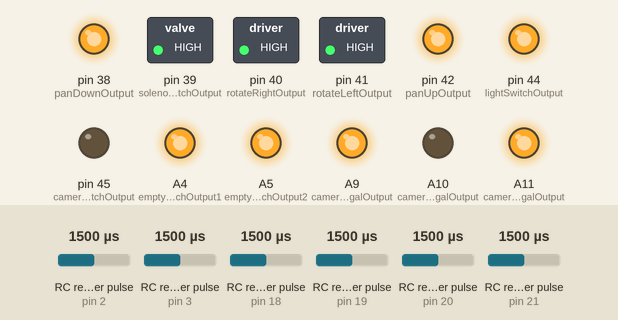
Simulated run of this sketch. Board: Arduino Mega 2560, built with avr-gcc and run on an emulated ATmega2560. On the bench: switched loads named in the sketch (green lamp = pin HIGH), output pins drawn as LEDs (lit = HIGH). Wiring (inferred from the names in the program): 6 × RC receiver channel: data pin 2 / data pin 3 / data pin 18 / data pin 19 / data pin 20 / data pin 21. Inputs (shaded band) come from the test bench; at power-on: RC receiver pulse (sensors on pin 19, pin 3, pin 20, pin 2, pin 18, pin 21) 1500 µs. Pins used as bus, display or sensor lines are not drawn.

Above: at 1.2 s.
1.3 s: RC receiver pulse (sensor on pin 19) set to 1210 µs
2.8 s: RC receiver pulse (sensor on pin 19) set to 1182 µs
At 3.8 s:
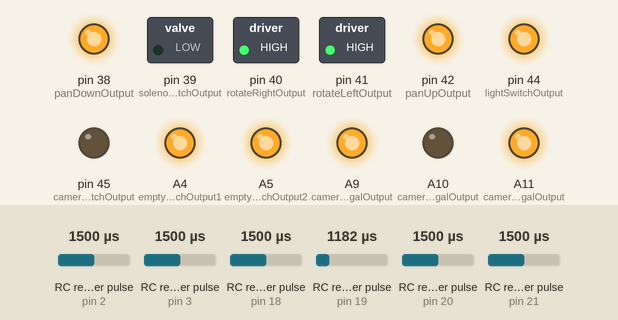
4.4 s: RC receiver pulse (sensor on pin 19) set to 1980 µs
At 5.1 s:
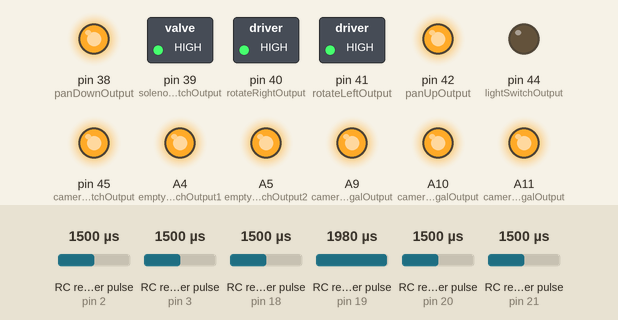
6.0 s: RC receiver pulse (sensor on pin 3) set to 1492 µs
At 7.0 s:
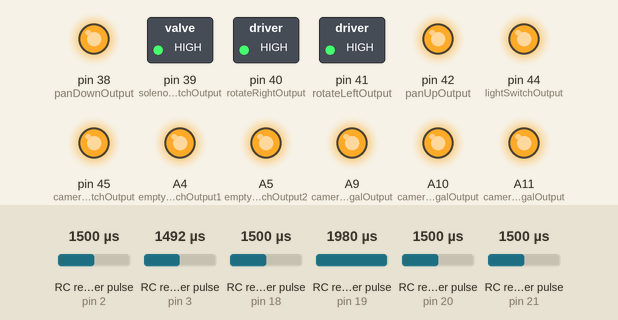
7.6 s: RC receiver pulse (sensor on pin 20) set to 1464 µs
9.1 s: RC receiver pulse (sensor on pin 20) set to 1441 µs
At 10.6 s:
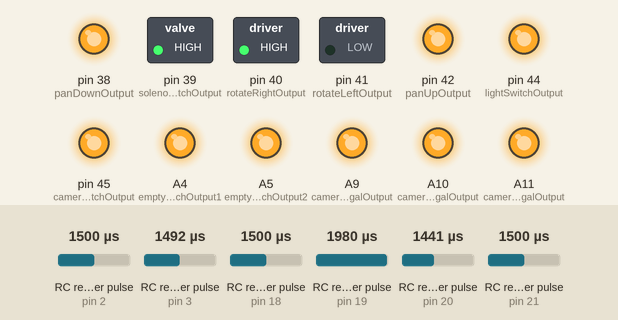
Timing chart, 0 to 11.6 s (numbered marks = the images above; inputs shaded):
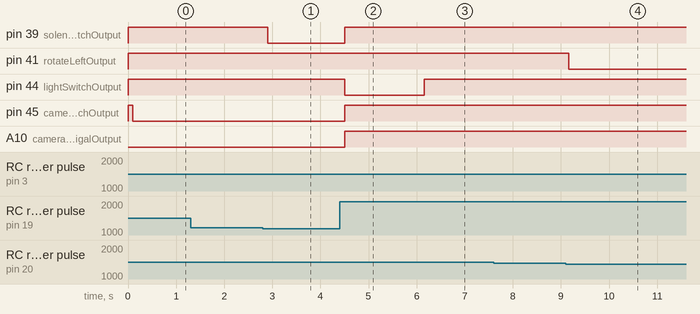

Measured:
- the behaviour switches between 1196 and 1195 µs on RC receiver pulse (sensor on pin 19) (found by bisection; images 0 and 1)
- the behaviour switches between 1500 and 1499 µs on RC receiver pulse (sensor on pin 3) (found by bisection; images 2 and 3)
- the behaviour switches between 1448 and 1447 µs on RC receiver pulse (sensor on pin 20) (found by bisection; images 3 and 4)
- after the input at 1.3 s, every drawn part: stays the same
- after the input at 2.8 s, pin 39 (solenoidSwitchOutput): HIGH → LOW after 0.10 s
- after the input at 4.4 s, pin 39 (solenoidSwitchOutput), pin 45 (cameraTXSwitchOutput), A10 (camera2SigalOutput): LOW → HIGH after 0.10 s; pin 44 (lightSwitchOutput): HIGH → LOW after 0.10 s
- after the input at 6.0 s, pin 44 (lightSwitchOutput): LOW → HIGH after 0.16 s
- after the input at 7.6 s, every drawn part: stays the same
- after the input at 9.1 s, pin 41 (rotateLeftOutput): HIGH → LOW after 0.06 s

The sketch:

arduino-robot-1.0.4.ino
```cpp
//define RC input connections (all attach interupt pins) -> mega attach interupt pins = 2, 3, 18, 19, 20, 21
int ch3Input = 21;
int ch4Input = 20;
int ch5Input = 19;
int ch6Input = 18;
int ch7Input = 2;
int ch8Input = 3;

//empty connections
int emptySwitchOutput1 = A4;
int emptySwitchOutput2 = A5;

//camera output connections
int cameraTXSwitchOutput = 45;
int camera1PowerOutput = A6;
int camera1SigalOutput = A9;
int camera2PowerOutput = A7;
int camera2SigalOutput = A10;
int camera3PowerOutput = A8;
int camera3SigalOutput = A11;

//trigger output connections
int pullTriggerOutput = 43;
//light switch output pin
int lightSwitchOutput = 44;
//solinoid output pin
int solenoidSwitchOutput = 39;
//Motor output Connections
int panUpOutput = 42;
int rotateRightOutput = 40;
int panDownOutput = 38;
int rotateLeftOutput = 41;


//initialize startup variables
int triggerSwitchState = 0;
int cameraTXSwitchState = 0;
int camera1SwitchState = 0;
int camera2SwitchState = 0;
int camera3SwitchState = 0;
int lightSwitchState = 0;
int solenoidSwitchState = 0;
int joyUpState = 0;
int joyRightState = 0;
int joyDownState = 0;
int joyLeftState = 0;
int driverMotorsStateX = 64;
int driverMotorsStateY = 192;

//initialize RC input variables & temp vars for calculations
volatile long ch7;
volatile long count0; // temporary variable for ch7
volatile long ch8;
volatile long count1; // temporary variable for ch8
volatile long ch6;
volatile long count2; // temporary variable for ch6
volatile long ch5; // servo value
volatile long count3; // temporary variable for ch5
volatile long ch4; // servo value
volatile long count4; // temporary variable for ch4
volatile long ch3; // servo value
volatile long count5; // temporary variable for ch3

// Define controller motors Joystick Values - Start at 1500 (middle position)
int joyposVert = 1500;
int joyposHorz = 1500;

int mode = 0;
int noSignalLoopCounter = 0;

//set default camera to 2 - (front drive cam)
int cameraSelected = 2;


void setup() {
  Serial.begin(9600);
  Serial2.begin(9600);
  //initialize drive motors off
  Serial2.write(0);
  initRCInputPins();
  initSwitchPins();
  initTiltPanPins();
}

void loop() {
  delay(100);
  if ( ( (ch7 > 1250) && (ch7 < 1750) ) || (ch7 == 0) ) {
    noSignalLoopCounter++;
  } else {
    noSignalLoopCounter = 0;
  }
  if (noSignalLoopCounter > 5) {
    killRobot();
  }

  //set mode...
  setMode(); //0 = neutral, 1 = drive, 2 = armed / safety off...
  if (mode == 1) {
    controlDriverMotors();
  } else if (mode == 2) {
    controlTiltPan();
    controlSwitches();
    controlTrigger();
  } else {
    controlCameraSelector();
  }

}


void initRCInputPins() {
  pinMode(ch3Input, INPUT);
  pinMode(ch4Input, INPUT);
  pinMode(ch5Input, INPUT);
  pinMode(ch6Input, INPUT);
  pinMode(ch7Input, INPUT);
  pinMode(ch8Input, INPUT);
  // Catch up and down
  #define int0 (PINE & 0x10) // PIN 2
  #define int1 (PINE & 0x20) // PIN 3
  #define int2 (PIND & 0b00001000) // PIN 18
  #define int3 (PIND & 0b00000100) // PIN 19
  #define int4 (PIND & 0b00000010) //pin 20
  #define int5 (PIND & 0b00000001) //pin 21
  attachInterrupt(2,handleInterrupt_P21,CHANGE); // PIN 21
  attachInterrupt(3,handleInterrupt_P20,CHANGE); // PIN 20
  attachInterrupt(4,handleInterrupt_P19,CHANGE); // PIN 19
  attachInterrupt(5,handleInterrupt_P18,CHANGE); // PIN 18
  attachInterrupt(0,handleInterrupt_P2,CHANGE);  // PIN 2
  attachInterrupt(1,handleInterrupt_P3,CHANGE); // PIN 3
}


void initSwitchPins() {
  //initialize digital output pins to HIGH so we can sink any current supplied to them (they source current immediately when pinmode set)...
  digitalWrite(pullTriggerOutput, HIGH);
  digitalWrite(cameraTXSwitchOutput, HIGH);
  digitalWrite(camera1PowerOutput, HIGH);
  digitalWrite(camera1SigalOutput, HIGH);
  digitalWrite(camera2PowerOutput, HIGH);
  digitalWrite(camera2SigalOutput, HIGH);
  digitalWrite(camera3PowerOutput, HIGH);
  digitalWrite(camera3SigalOutput, HIGH);
  digitalWrite(lightSwitchOutput, HIGH);
  digitalWrite(solenoidSwitchOutput, HIGH);
  digitalWrite(emptySwitchOutput1, HIGH);
  digitalWrite(emptySwitchOutput2, HIGH);

  //set output pins...
  pinMode(pullTriggerOutput, OUTPUT);
  pinMode(cameraTXSwitchOutput, OUTPUT);
  pinMode(camera1PowerOutput, OUTPUT);
  pinMode(camera1SigalOutput, OUTPUT);
  pinMode(camera2PowerOutput, OUTPUT);
  pinMode(camera2SigalOutput, OUTPUT);
  pinMode(camera3PowerOutput, OUTPUT);
  pinMode(camera3SigalOutput, OUTPUT);
  pinMode(lightSwitchOutput, OUTPUT);
  pinMode(solenoidSwitchOutput, OUTPUT);
  pinMode(emptySwitchOutput1, OUTPUT);
  pinMode(emptySwitchOutput2, OUTPUT);

  //turn camera 2 on by default...
  digitalWrite(camera2PowerOutput, LOW);
  digitalWrite(camera2SigalOutput, LOW);

}


void initTiltPanPins() {
  //initialize digital output pins to HIGH so we can sink any current supplied to them (they source current immediately when pinmode set)...
  digitalWrite(panUpOutput, HIGH);
  digitalWrite(rotateRightOutput, HIGH);
  digitalWrite(panDownOutput, HIGH);
  digitalWrite(rotateLeftOutput, HIGH);
  //setup output pins...
  pinMode(panUpOutput, OUTPUT);
  pinMode(panDownOutput, OUTPUT);
  pinMode(rotateLeftOutput, OUTPUT);
  pinMode(rotateRightOutput, OUTPUT);
}

void setMode() {
  if (ch5 < 1200) { //top right toggle switch in up position...
    mode = 1; //drive
  } else if (ch5 > 1800) {
    mode = 2; //armed
  } else {
    mode = 0; //camera selection
  }

}

void controlCameraSelector() {
  //kill drive motors...
  Serial2.write(0);
  solenoidSwitchState = 0;
  digitalWrite(solenoidSwitchOutput, HIGH);
  //make sure camera TX is on...
  digitalWrite(cameraTXSwitchOutput, LOW);

  if (ch3 > 1600) {
    joyUpState = 1;
  } else {
    joyUpState = 0;
  }
  if ((ch3 < 1350) && (ch3 > 900)) {
    joyDownState = 1;
  } else {
    joyDownState = 0;
  }
  if (ch4 > 1600)  {
    joyRightState = 1;
  } else {
    joyRightState = 0;
  }
  if ( (ch4 < 1450) && (ch4 > 900) ) {
    joyLeftState = 1;
  } else {
    joyLeftState = 0;
  }
  if (joyUpState == 1) {
    if (cameraSelected != 1) {
      killAllCameras();
      cameraSelected = 1;
    }
    digitalWrite(camera1PowerOutput, LOW);
    digitalWrite(camera1SigalOutput, LOW);
  }
  if (joyLeftState == 1) {
    if (cameraSelected != 2) {
      killAllCameras();
      cameraSelected = 2;
    }
    digitalWrite(camera2PowerOutput, LOW);
    digitalWrite(camera2SigalOutput, LOW);
  }
  if (joyDownState == 1) {
    if (cameraSelected != 3) {
      killAllCameras();
      cameraSelected = 3;
    }
    digitalWrite(camera3PowerOutput, LOW);
    digitalWrite(camera3SigalOutput, LOW);
  }
}


void controlTiltPan() {
  //kill drive motors...
  Serial2.write(0);
  solenoidSwitchState = 0;
  digitalWrite(solenoidSwitchOutput, HIGH);

  if (ch3 > 1600) {
    joyUpState = 1;
  } else {
    joyUpState = 0;
  }
  if ((ch3 < 1350) && (ch3 > 900)) {
    joyDownState = 1;
  } else {
    joyDownState = 0;
  }
  if (ch4 > 1600)  {
    joyRightState = 1;
  } else {
    joyRightState = 0;
  }
  if ( (ch4 < 1450) && (ch4 > 900) ) {
    joyLeftState = 1;
  } else {
    joyLeftState = 0;
  }

  if (joyUpState == 1) {
    digitalWrite(panUpOutput, LOW);
  } else {
    digitalWrite(panUpOutput, HIGH);
  }
  if (joyRightState == 1) {
    digitalWrite(rotateRightOutput, LOW);
  } else {
    digitalWrite(rotateRightOutput, HIGH);
  }
  if (joyDownState == 1) {
    digitalWrite(panDownOutput, LOW);
  } else {
    digitalWrite(panDownOutput, HIGH);
  }
  if (joyLeftState == 1) {
    digitalWrite(rotateLeftOutput, LOW);
  } else {
    digitalWrite(rotateLeftOutput, HIGH);
  }

}


void controlSwitches() {
  //ch6 = top right rotation thing // clockwise = 1983 //counter clockwise = 990
  if (ch6 > 1500) {
    cameraTXSwitchState = 0;
  } else {
    cameraTXSwitchState = 1;
  }
  //ch8 = top left rotation thing // clockwise = 1983 //counter clockwise = 990
  if (ch8 > 1500) {
    lightSwitchState = 1;
  } else {
    lightSwitchState = 0;
  }

  if (cameraTXSwitchState == 1) {
    digitalWrite(cameraTXSwitchOutput, LOW);
    if (cameraSelected == 2) {
      digitalWrite(camera2PowerOutput, LOW);
      digitalWrite(camera2SigalOutput, LOW);
    } else if(cameraSelected == 1) {
      digitalWrite(camera1PowerOutput, LOW);
      digitalWrite(camera1SigalOutput, LOW);
    } else {
      digitalWrite(camera3PowerOutput, LOW);
      digitalWrite(camera3SigalOutput, LOW);
    }
  } else {
    digitalWrite(cameraTXSwitchOutput, HIGH);
    killAllCameras();
  }
  if (lightSwitchState == 1) {
    digitalWrite(lightSwitchOutput, LOW);
  } else {
    digitalWrite(lightSwitchOutput, HIGH);
  }

  if (solenoidSwitchState == 1) {
    digitalWrite(solenoidSwitchOutput, LOW);
  } else {
    digitalWrite(solenoidSwitchOutput, HIGH);
  }

}


void controlTrigger() {
  if (ch5 > 1200) { //top right toggle switch in down position...
    //ch7 = upper left toggle // up 990 , down 1982
    if (ch7 > 1500) {
      triggerSwitchState = 1;
    } else {
      triggerSwitchState = 0;
    }
    if (triggerSwitchState == 1) {
      digitalWrite(pullTriggerOutput, LOW);
      delay(50);
    } else {
      digitalWrite(pullTriggerOutput, HIGH);
    }
  } else {
      digitalWrite(pullTriggerOutput, HIGH);
  }
}


void controlDriverMotors() {

  //disable trigger...
  triggerSwitchState = 0;
  digitalWrite(pullTriggerOutput, HIGH);
  //disable tilt/pan...
  joyUpState = 0;
  joyDownState = 0;
  joyRightState = 0;
  joyLeftState = 0;
  digitalWrite(panUpOutput, HIGH);
  digitalWrite(rotateRightOutput, HIGH);
  digitalWrite(panDownOutput, HIGH);
  digitalWrite(rotateLeftOutput, HIGH);

  // drivetrain pin on...
  digitalWrite(solenoidSwitchOutput, LOW);

  joyposVert = ch3;
  joyposHorz = ch4;
  int centerPositionVert = 1500;
  int centerPositionHorz = 1492;
  int signalBuffer = 25;

  if ((joyposVert > 750) && (joyposHorz > 750)) {
    if (joyposVert < (centerPositionVert - signalBuffer)) {
      // This is Backward
      //Determine Motor Speeds
      // As we are going backwards we need to reverse readings
      driverMotorsStateX = map(joyposVert, 1500, 1000, 64, 1); // motor 1... 64 is stopped, 1 is full reverse...
      driverMotorsStateY = map(joyposVert, 1500, 1000, 192, 128); // motor 2... 192 is stopped, 128 is full reverse
    } else if (joyposVert > (centerPositionVert + signalBuffer)) {
      // This is Forward
      //Determine Motor Speeds
      driverMotorsStateX = map(joyposVert, 1500, 2000, 64, 127);// motor 1... 64 is stopped, 127 full forward...
      driverMotorsStateY = map(joyposVert, 1500, 2000, 192, 255); // motor 2... 192 is stopped, 255 full forward.
    } else {
      // This is Stopped
      driverMotorsStateX = 64;
      driverMotorsStateY = 192;
    }


  // Now do the steering
  // The Horizontal position will "weigh" the motor speed
  // Values for each motor
    if (joyposHorz < (centerPositionHorz - signalBuffer)) {
      // Move Left
      // As we are going left we need to reverse readings
      // Map the number to a value of 64 maximum
      joyposHorz = map(joyposHorz, 1492, 992, 0, 64);
      driverMotorsStateX = driverMotorsStateX - joyposHorz;
      driverMotorsStateY = driverMotorsStateY + joyposHorz;
      // Don't exceed max range for motor speeds
      if (driverMotorsStateX < 0)driverMotorsStateX = 0;
      if (driverMotorsStateY > 255)driverMotorsStateY = 255;
    } else if (joyposHorz > (centerPositionHorz + signalBuffer)) {
      // Move Right
      // Map the number to a value of 64 maximum
      joyposHorz = map(joyposHorz, 1492, 1984, 0, 64);
      driverMotorsStateX = driverMotorsStateX + joyposHorz;
      driverMotorsStateY = driverMotorsStateY - joyposHorz;
      // Don't exceed max range for motor speeds
      if (driverMotorsStateX > 127)driverMotorsStateX = 127;
      if (driverMotorsStateY < 0)driverMotorsStateY = 0;
    }

    if (driverMotorsStateX == 0) {
      driverMotorsStateX = 64;
    }
    if (driverMotorsStateY == 0) {
      driverMotorsStateY = 192;
    }

    // Set Motor Direction
    Serial2.write(driverMotorsStateX);
    Serial2.write(driverMotorsStateY);

  }

}


//helper functions...

void killAllCameras() {
  digitalWrite(camera1PowerOutput, HIGH);
  digitalWrite(camera1SigalOutput, HIGH);
  digitalWrite(camera2PowerOutput, HIGH);
  digitalWrite(camera2SigalOutput, HIGH);
  digitalWrite(camera3PowerOutput, HIGH);
  digitalWrite(camera3SigalOutput, HIGH);
}

void killRobot() {
  Serial2.write(0);
  digitalWrite(solenoidSwitchOutput, HIGH);
  digitalWrite(pullTriggerOutput, HIGH);
  //digitalWrite(cameraTXSwitchOutput, HIGH); leave a camera on
  digitalWrite(lightSwitchOutput, HIGH);
  digitalWrite(solenoidSwitchState, HIGH);
  digitalWrite(panUpOutput, HIGH);
  digitalWrite(rotateRightOutput, HIGH);
  digitalWrite(panDownOutput, HIGH);
  digitalWrite(rotateLeftOutput, HIGH);

}


void handleInterrupt_P2() {
  if(int0)
    count0=micros(); // we got a positive edge
  else
   ch7=micros()-count0; // Negative edge: get pulsewidth
}

void handleInterrupt_P3() {
  if(int1)
    count1=micros(); // we got a positive edge
  else
   ch8=micros()-count1; // Negative edge: get pulsewidth
}

void handleInterrupt_P18() {
  if(int2)
    count2=micros(); // we got a positive edge
  else
   ch6=micros()-count2; // Negative edge: get pulsewidth
}

void handleInterrupt_P19() {
  if(int3)
    count3=micros(); // we got a positive edge
  else
   ch5=micros()-count3; // Negative edge: get pulsewidth
}


void handleInterrupt_P20() {
  if(int4)
    count4=micros(); // we got a positive edge
  else
   ch4=micros()-count4; // Negative edge: get pulsewidth
}

void handleInterrupt_P21() {
  if(int5)
    count5=micros(); // we got a positive edge
  else
   ch3=micros()-count5; // Negative edge: get pulsewidth
}
```
